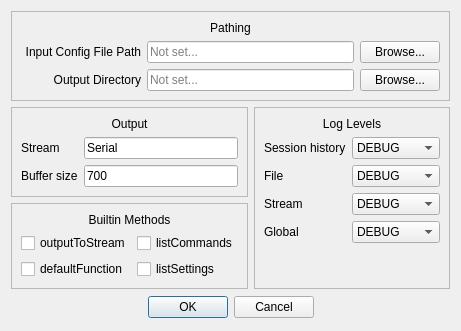
<?xml version="1.0" encoding="UTF-8"?>
<ui version="4.0">
 <class>Preferences</class>
 <widget class="QDialog" name="Preferences">
  <property name="geometry">
   <rect>
    <x>0</x>
    <y>0</y>
    <width>440</width>
    <height>323</height>
   </rect>
  </property>
  <property name="windowTitle">
   <string>Preferences</string>
  </property>
  <layout class="QGridLayout" name="gridLayout_3">
   <item row="0" column="0" colspan="2">
    <widget class="QFrame" name="frame_4">
     <property name="frameShape">
      <enum>QFrame::StyledPanel</enum>
     </property>
     <property name="frameShadow">
      <enum>QFrame::Raised</enum>
     </property>
     <layout class="QGridLayout" name="gridLayout">
      <item row="1" column="0">
       <widget class="QLabel" name="label">
        <property name="sizePolicy">
         <sizepolicy hsizetype="Expanding" vsizetype="Expanding">
          <horstretch>0</horstretch>
          <verstretch>0</verstretch>
         </sizepolicy>
        </property>
        <property name="minimumSize">
         <size>
          <width>120</width>
          <height>0</height>
         </size>
        </property>
        <property name="maximumSize">
         <size>
          <width>120</width>
          <height>25</height>
         </size>
        </property>
        <property name="text">
         <string>Input Config File Path</string>
        </property>
        <property name="alignment">
         <set>Qt::AlignRight|Qt::AlignTrailing|Qt::AlignVCenter</set>
        </property>
       </widget>
      </item>
      <item row="2" column="1">
       <widget class="QLineEdit" name="output_path_input">
        <property name="sizePolicy">
         <sizepolicy hsizetype="MinimumExpanding" vsizetype="Fixed">
          <horstretch>0</horstretch>
          <verstretch>0</verstretch>
         </sizepolicy>
        </property>
        <property name="minimumSize">
         <size>
          <width>0</width>
          <height>0</height>
         </size>
        </property>
        <property name="placeholderText">
         <string>Not set...</string>
        </property>
       </widget>
      </item>
      <item row="2" column="0">
       <widget class="QLabel" name="label_6">
        <property name="sizePolicy">
         <sizepolicy hsizetype="Expanding" vsizetype="Expanding">
          <horstretch>0</horstretch>
          <verstretch>0</verstretch>
         </sizepolicy>
        </property>
        <property name="minimumSize">
         <size>
          <width>120</width>
          <height>0</height>
         </size>
        </property>
        <property name="maximumSize">
         <size>
          <width>120</width>
          <height>25</height>
         </size>
        </property>
        <property name="text">
         <string>Output Directory</string>
        </property>
        <property name="alignment">
         <set>Qt::AlignRight|Qt::AlignTrailing|Qt::AlignVCenter</set>
        </property>
       </widget>
      </item>
      <item row="1" column="1">
       <widget class="QLineEdit" name="config_path_input">
        <property name="sizePolicy">
         <sizepolicy hsizetype="MinimumExpanding" vsizetype="Fixed">
          <horstretch>0</horstretch>
          <verstretch>0</verstretch>
         </sizepolicy>
        </property>
        <property name="placeholderText">
         <string>Not set...</string>
        </property>
       </widget>
      </item>
      <item row="1" column="2">
       <widget class="QPushButton" name="browse_for_config">
        <property name="text">
         <string>Browse...</string>
        </property>
       </widget>
      </item>
      <item row="2" column="2">
       <widget class="QPushButton" name="browse_for_output_dir">
        <property name="text">
         <string>Browse...</string>
        </property>
       </widget>
      </item>
      <item row="0" column="0" colspan="3">
       <widget class="QLabel" name="label_12">
        <property name="text">
         <string>Pathing</string>
        </property>
        <property name="alignment">
         <set>Qt::AlignCenter</set>
        </property>
       </widget>
      </item>
     </layout>
    </widget>
   </item>
   <item row="1" column="0">
    <widget class="QFrame" name="frame_2">
     <property name="frameShape">
      <enum>QFrame::StyledPanel</enum>
     </property>
     <property name="frameShadow">
      <enum>QFrame::Raised</enum>
     </property>
     <layout class="QFormLayout" name="formLayout">
      <item row="1" column="0">
       <widget class="QLabel" name="label_7">
        <property name="text">
         <string>Stream</string>
        </property>
       </widget>
      </item>
      <item row="1" column="1">
       <widget class="QLineEdit" name="default_stream">
        <property name="text">
         <string>Serial</string>
        </property>
        <property name="placeholderText">
         <string>output stream</string>
        </property>
       </widget>
      </item>
      <item row="2" column="0">
       <widget class="QLabel" name="label_8">
        <property name="text">
         <string>Buffer size</string>
        </property>
       </widget>
      </item>
      <item row="2" column="1">
       <widget class="QLineEdit" name="default_output_buffer_size">
        <property name="text">
         <string>700</string>
        </property>
        <property name="placeholderText">
         <string>buffer size in bytes</string>
        </property>
       </widget>
      </item>
      <item row="0" column="0" colspan="2">
       <widget class="QLabel" name="label_10">
        <property name="text">
         <string>Output</string>
        </property>
        <property name="alignment">
         <set>Qt::AlignCenter</set>
        </property>
       </widget>
      </item>
     </layout>
    </widget>
   </item>
   <item row="1" column="1" rowspan="2">
    <widget class="QFrame" name="frame_3">
     <property name="frameShape">
      <enum>QFrame::StyledPanel</enum>
     </property>
     <property name="frameShadow">
      <enum>QFrame::Raised</enum>
     </property>
     <layout class="QFormLayout" name="formLayout_2">
      <item row="1" column="0">
       <widget class="QLabel" name="label_2">
        <property name="maximumSize">
         <size>
          <width>16777215</width>
          <height>25</height>
         </size>
        </property>
        <property name="text">
         <string>Session history</string>
        </property>
        <property name="alignment">
         <set>Qt::AlignLeading|Qt::AlignLeft|Qt::AlignVCenter</set>
        </property>
       </widget>
      </item>
      <item row="1" column="1">
       <widget class="QComboBox" name="sessionHistoryLogLevelComboBox">
        <property name="currentText">
         <string>DEBUG</string>
        </property>
        <property name="currentIndex">
         <number>0</number>
        </property>
        <item>
         <property name="text">
          <string comment="10">DEBUG</string>
         </property>
        </item>
        <item>
         <property name="text">
          <string comment="20">INFO</string>
         </property>
        </item>
        <item>
         <property name="text">
          <string comment="30">WARNING</string>
         </property>
        </item>
        <item>
         <property name="text">
          <string comment="40">ERROR</string>
         </property>
        </item>
        <item>
         <property name="text">
          <string comment="50">CRITICAL</string>
         </property>
        </item>
       </widget>
      </item>
      <item row="2" column="0">
       <widget class="QLabel" name="label_3">
        <property name="maximumSize">
         <size>
          <width>16777215</width>
          <height>25</height>
         </size>
        </property>
        <property name="text">
         <string>File</string>
        </property>
        <property name="alignment">
         <set>Qt::AlignLeading|Qt::AlignLeft|Qt::AlignVCenter</set>
        </property>
       </widget>
      </item>
      <item row="2" column="1">
       <widget class="QComboBox" name="fileLogLevelComboBox">
        <property name="currentText">
         <string>DEBUG</string>
        </property>
        <property name="currentIndex">
         <number>0</number>
        </property>
        <item>
         <property name="text">
          <string comment="10">DEBUG</string>
         </property>
        </item>
        <item>
         <property name="text">
          <string comment="20">INFO</string>
         </property>
        </item>
        <item>
         <property name="text">
          <string comment="30">WARNING</string>
         </property>
        </item>
        <item>
         <property name="text">
          <string comment="40">ERROR</string>
         </property>
        </item>
        <item>
         <property name="text">
          <string comment="50">CRITICAL</string>
         </property>
        </item>
       </widget>
      </item>
      <item row="3" column="0">
       <widget class="QLabel" name="label_4">
        <property name="maximumSize">
         <size>
          <width>16777215</width>
          <height>25</height>
         </size>
        </property>
        <property name="text">
         <string>Stream</string>
        </property>
        <property name="alignment">
         <set>Qt::AlignLeading|Qt::AlignLeft|Qt::AlignVCenter</set>
        </property>
       </widget>
      </item>
      <item row="3" column="1">
       <widget class="QComboBox" name="streamLogLevelComboBox">
        <property name="currentText">
         <string>DEBUG</string>
        </property>
        <property name="currentIndex">
         <number>0</number>
        </property>
        <item>
         <property name="text">
          <string comment="10">DEBUG</string>
         </property>
        </item>
        <item>
         <property name="text">
          <string comment="20">INFO</string>
         </property>
        </item>
        <item>
         <property name="text">
          <string comment="30">WARNING</string>
         </property>
        </item>
        <item>
         <property name="text">
          <string comment="40">ERROR</string>
         </property>
        </item>
        <item>
         <property name="text">
          <string comment="50">CRITICAL</string>
         </property>
        </item>
       </widget>
      </item>
      <item row="4" column="0">
       <widget class="QLabel" name="label_5">
        <property name="maximumSize">
         <size>
          <width>16777215</width>
          <height>25</height>
         </size>
        </property>
        <property name="text">
         <string>Global</string>
        </property>
        <property name="alignment">
         <set>Qt::AlignLeading|Qt::AlignLeft|Qt::AlignVCenter</set>
        </property>
       </widget>
      </item>
      <item row="4" column="1">
       <widget class="QComboBox" name="globalLogLevelComboBox">
        <property name="currentText">
         <string>DEBUG</string>
        </property>
        <property name="currentIndex">
         <number>0</number>
        </property>
        <item>
         <property name="text">
          <string comment="10">DEBUG</string>
         </property>
        </item>
        <item>
         <property name="text">
          <string comment="20">INFO</string>
         </property>
        </item>
        <item>
         <property name="text">
          <string comment="30">WARNING</string>
         </property>
        </item>
        <item>
         <property name="text">
          <string comment="40">ERROR</string>
         </property>
        </item>
        <item>
         <property name="text">
          <string comment="50">CRITICAL</string>
         </property>
        </item>
       </widget>
      </item>
      <item row="0" column="0" colspan="2">
       <widget class="QLabel" name="label_11">
        <property name="text">
         <string>Log Levels</string>
        </property>
        <property name="alignment">
         <set>Qt::AlignCenter</set>
        </property>
       </widget>
      </item>
     </layout>
    </widget>
   </item>
   <item row="2" column="0">
    <widget class="QFrame" name="frame">
     <property name="sizePolicy">
      <sizepolicy hsizetype="Expanding" vsizetype="Expanding">
       <horstretch>0</horstretch>
       <verstretch>0</verstretch>
      </sizepolicy>
     </property>
     <property name="autoFillBackground">
      <bool>true</bool>
     </property>
     <property name="frameShape">
      <enum>QFrame::StyledPanel</enum>
     </property>
     <property name="frameShadow">
      <enum>QFrame::Raised</enum>
     </property>
     <layout class="QGridLayout" name="gridLayout_2">
      <item row="1" column="0">
       <widget class="QCheckBox" name="outputtostream_checkbox">
        <property name="text">
         <string>outputToStream</string>
        </property>
       </widget>
      </item>
      <item row="1" column="1">
       <widget class="QCheckBox" name="listcommands_checkbox">
        <property name="text">
         <string>listCommands</string>
        </property>
       </widget>
      </item>
      <item row="2" column="0">
       <widget class="QCheckBox" name="defaultfunction_checkbox">
        <property name="text">
         <string>defaultFunction</string>
        </property>
       </widget>
      </item>
      <item row="2" column="1">
       <widget class="QCheckBox" name="listsettings_checkbox">
        <property name="text">
         <string>listSettings</string>
        </property>
       </widget>
      </item>
      <item row="0" column="0" colspan="2">
       <widget class="QLabel" name="label_9">
        <property name="text">
         <string>Builtin Methods</string>
        </property>
        <property name="alignment">
         <set>Qt::AlignCenter</set>
        </property>
       </widget>
      </item>
     </layout>
    </widget>
   </item>
   <item row="3" column="0" colspan="2">
    <widget class="QDialogButtonBox" name="buttonBox">
     <property name="minimumSize">
      <size>
       <width>0</width>
       <height>25</height>
      </size>
     </property>
     <property name="orientation">
      <enum>Qt::Horizontal</enum>
     </property>
     <property name="standardButtons">
      <set>QDialogButtonBox::Cancel|QDialogButtonBox::Ok</set>
     </property>
     <property name="centerButtons">
      <bool>true</bool>
     </property>
    </widget>
   </item>
  </layout>
 </widget>
 <resources/>
 <connections>
  <connection>
   <sender>buttonBox</sender>
   <signal>accepted()</signal>
   <receiver>Preferences</receiver>
   <slot>accept()</slot>
   <hints>
    <hint type="sourcelabel">
     <x>248</x>
     <y>254</y>
    </hint>
    <hint type="destinationlabel">
     <x>157</x>
     <y>274</y>
    </hint>
   </hints>
  </connection>
  <connection>
   <sender>buttonBox</sender>
   <signal>rejected()</signal>
   <receiver>Preferences</receiver>
   <slot>reject()</slot>
   <hints>
    <hint type="sourcelabel">
     <x>316</x>
     <y>260</y>
    </hint>
    <hint type="destinationlabel">
     <x>286</x>
     <y>274</y>
    </hint>
   </hints>
  </connection>
 </connections>
</ui>
